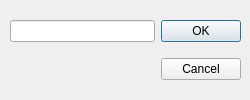
<?xml version="1.0" encoding="UTF-8"?>
<ui version="4.0">
 <class>Dialog</class>
 <widget class="QDialog" name="Dialog">
  <property name="geometry">
   <rect>
    <x>0</x>
    <y>0</y>
    <width>250</width>
    <height>100</height>
   </rect>
  </property>
  <property name="windowTitle">
   <string>Dialog</string>
  </property>
  <widget class="QWidget" name="gridLayoutWidget">
   <property name="geometry">
    <rect>
     <x>10</x>
     <y>10</y>
     <width>231</width>
     <height>80</height>
    </rect>
   </property>
   <layout class="QGridLayout" name="gridLayout">
    <item row="0" column="0">
     <widget class="QLineEdit" name="ipLineEdit"/>
    </item>
    <item row="0" column="1">
     <widget class="QPushButton" name="okPushButton">
      <property name="text">
       <string>OK</string>
      </property>
      <property name="default">
       <bool>true</bool>
      </property>
     </widget>
    </item>
    <item row="1" column="1">
     <widget class="QPushButton" name="cancelPushButton">
      <property name="text">
       <string>Cancel</string>
      </property>
     </widget>
    </item>
   </layout>
  </widget>
 </widget>
 <resources/>
 <connections/>
</ui>
